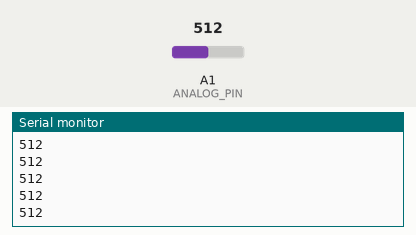
This sketch was run on a simulated Arduino Uno, built with avr-gcc and run on an emulated ATmega328P. Shown: the last lines printed to the serial monitor. Inputs (shaded band) come from the test bench; at power-on: A1 (ANALOG_PIN) = 512.

Above: at 1.2 s.
1.3 s: A1 (ANALOG_PIN) set to 390
At 1.31 s:
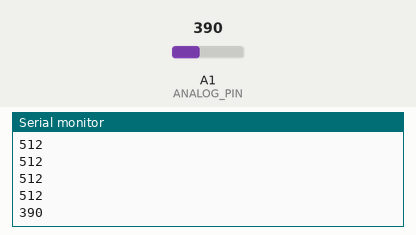
2.8 s: A1 (ANALOG_PIN) set to 410
At 2.81 s:
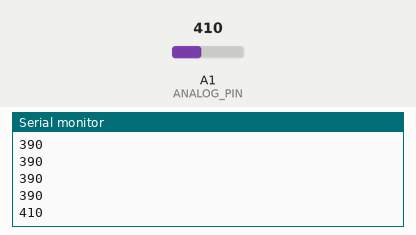
Timing chart, 0 to 5.8 s (numbered marks = the images above; inputs shaded):
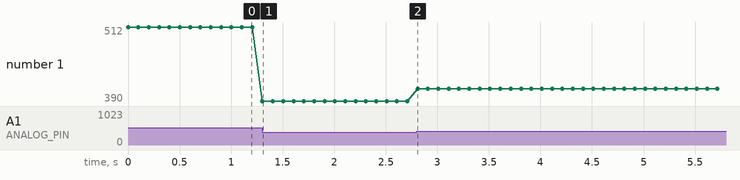

The sketch:

microbit2.ino
```cpp
#define ANALOG_PIN 1
#define LED 0
int v = 0;
int a = 0;
int btn_prev;

void setup() {
  pinMode(ANALOG_PIN, INPUT);
  Serial.begin(115200);
}

void loop() {
  a = analogRead(ANALOG_PIN);
  Serial.println(a);
  check();
  delay(100);
}

void check() {
  if (a > 0 && a < 200) {
    analogWrite(LED, 0);
  } else if (a > 200 && a < 400) {
    analogWrite(LED, 50);
  } else if (a > 400 && a < 800) {
    analogWrite(LED, 113);
  } else if (a > 800 && a < 1023) {
    analogWrite(LED, 1017);
  }
}
```

Measured:
- after the input at 1.3 s, the serial monitor: prints a new line at once (image 1)
- after the input at 2.8 s, the serial monitor: prints a new line at once (image 2)
- plotted number 1: 512 → 390 after the input at 1.3 s, 390 → 410 after the input at 2.8 s
